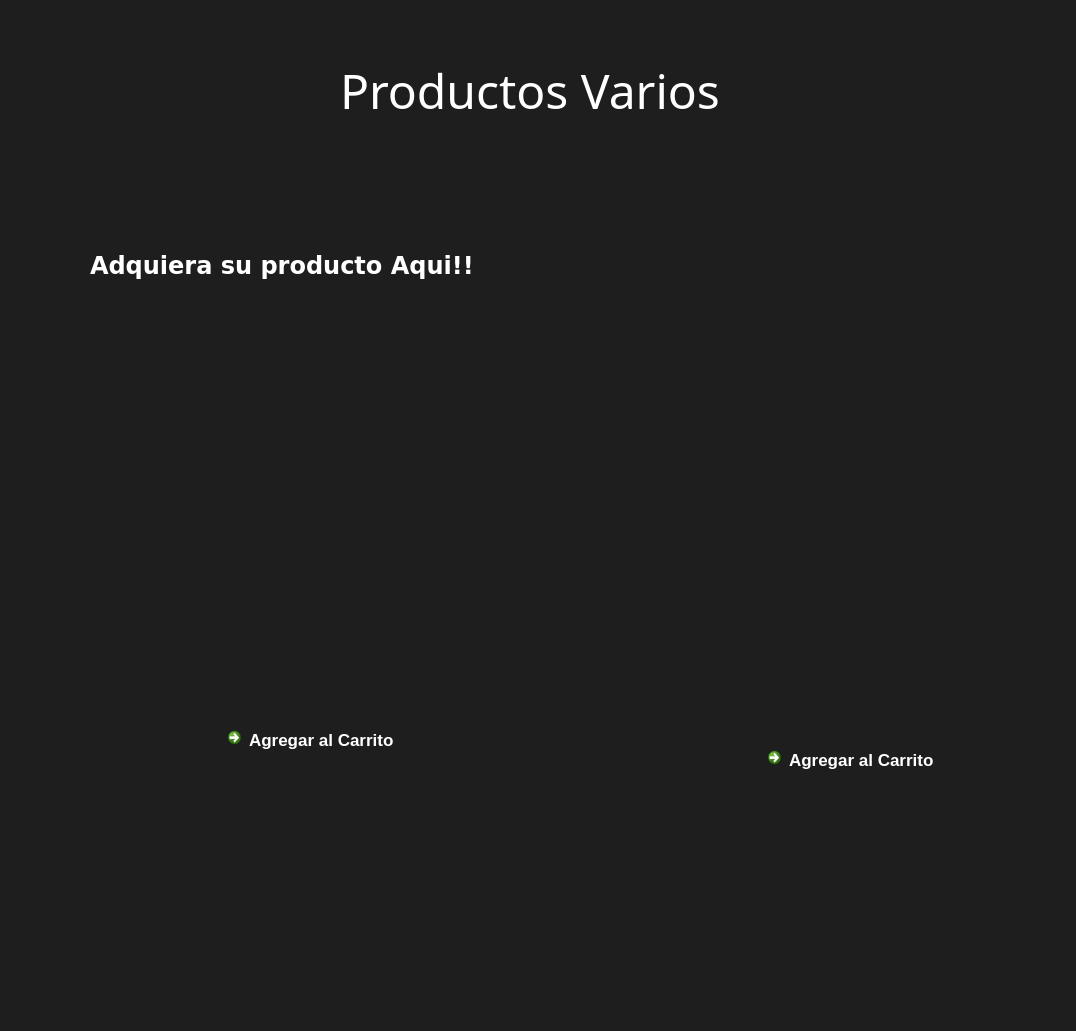
<?xml version="1.0" encoding="UTF-8"?>
<ui version="4.0">
 <class>ProductosVarios</class>
 <widget class="QDialog" name="ProductosVarios">
  <property name="geometry">
   <rect>
    <x>0</x>
    <y>0</y>
    <width>1076</width>
    <height>1031</height>
   </rect>
  </property>
  <property name="windowTitle">
   <string>Dialog</string>
  </property>
  <property name="styleSheet">
   <string notr="true">	#ProductosVarios{
	
	background-color: rgb(30, 30, 30);
	}

	#label, #label_2,#label_3{
		
	color: rgb(255, 255, 255);
	
		
	}
	#commandLinkButton,#commandLinkButton_2,#commandLinkButton_3,#commandLinkButton_4{
		
	
	gridline-color: rgb(0, 255, 0);
	
	color: rgb(255, 255, 255);
	
	selection-color: rgb(85, 255, 0);
	}</string>
  </property>
  <widget class="QLabel" name="label">
   <property name="geometry">
    <rect>
     <x>340</x>
     <y>60</y>
     <width>411</width>
     <height>61</height>
    </rect>
   </property>
   <property name="font">
    <font>
     <family>Matura MT Script Capitals</family>
     <pointsize>36</pointsize>
    </font>
   </property>
   <property name="text">
    <string>Productos Varios</string>
   </property>
  </widget>
  <widget class="QLabel" name="label_2">
   <property name="geometry">
    <rect>
     <x>660</x>
     <y>350</y>
     <width>401</width>
     <height>391</height>
    </rect>
   </property>
   <property name="text">
    <string/>
   </property>
   <property name="pixmap">
    <pixmap>../../../Downloads/1.0/Imagenes/vario1.jpg</pixmap>
   </property>
  </widget>
  <widget class="QLabel" name="label_5">
   <property name="geometry">
    <rect>
     <x>90</x>
     <y>350</y>
     <width>501</width>
     <height>371</height>
    </rect>
   </property>
   <property name="text">
    <string/>
   </property>
   <property name="pixmap">
    <pixmap>../../../Downloads/1.0/Imagenes/vario2.jpg</pixmap>
   </property>
  </widget>
  <widget class="QLabel" name="label_3">
   <property name="geometry">
    <rect>
     <x>90</x>
     <y>240</y>
     <width>381</width>
     <height>51</height>
    </rect>
   </property>
   <property name="font">
    <font>
     <family>Verdana</family>
     <pointsize>18</pointsize>
     <weight>75</weight>
     <bold>true</bold>
    </font>
   </property>
   <property name="text">
    <string>Adquiera su producto Aqui!!</string>
   </property>
  </widget>
  <widget class="QCommandLinkButton" name="commandLinkButton">
   <property name="geometry">
    <rect>
     <x>220</x>
     <y>720</y>
     <width>191</width>
     <height>41</height>
    </rect>
   </property>
   <property name="font">
    <font>
     <family>Segoe UI</family>
     <pointsize>13</pointsize>
    </font>
   </property>
   <property name="text">
    <string>Agregar al Carrito</string>
   </property>
  </widget>
  <widget class="QCommandLinkButton" name="commandLinkButton_2">
   <property name="geometry">
    <rect>
     <x>760</x>
     <y>740</y>
     <width>191</width>
     <height>41</height>
    </rect>
   </property>
   <property name="font">
    <font>
     <family>Segoe UI</family>
     <pointsize>13</pointsize>
    </font>
   </property>
   <property name="text">
    <string>Agregar al Carrito</string>
   </property>
  </widget>
 </widget>
 <resources/>
 <connections/>
</ui>
